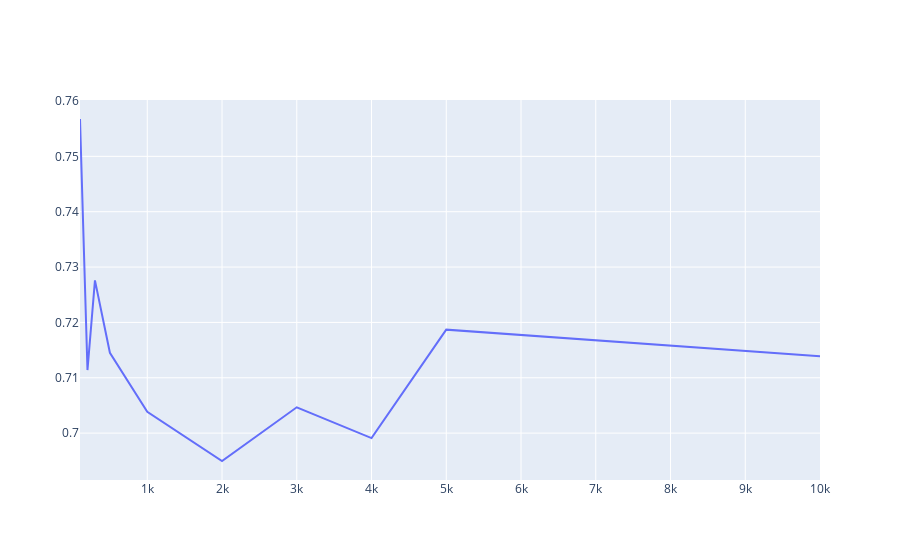

Write notebook code for a chart like this one.
### Code cell
r_line_outliers

### Figure 1 — Plotly figure (JSON) as saved in the notebook; plotly's stock layout.template omitted (floating-point values rounded to 4 significant figures)
{"data": [{"mode": "lines", "type": "scatter", "x": [100, 200, 300, 500, 1000, 2000, 3000, 4000, 5000, 10000], "y": [0.7567, 0.7114, 0.7276, 0.7145, 0.7038, 0.695, 0.7047, 0.6991, 0.7187, 0.7139]}], "layout": {}}
